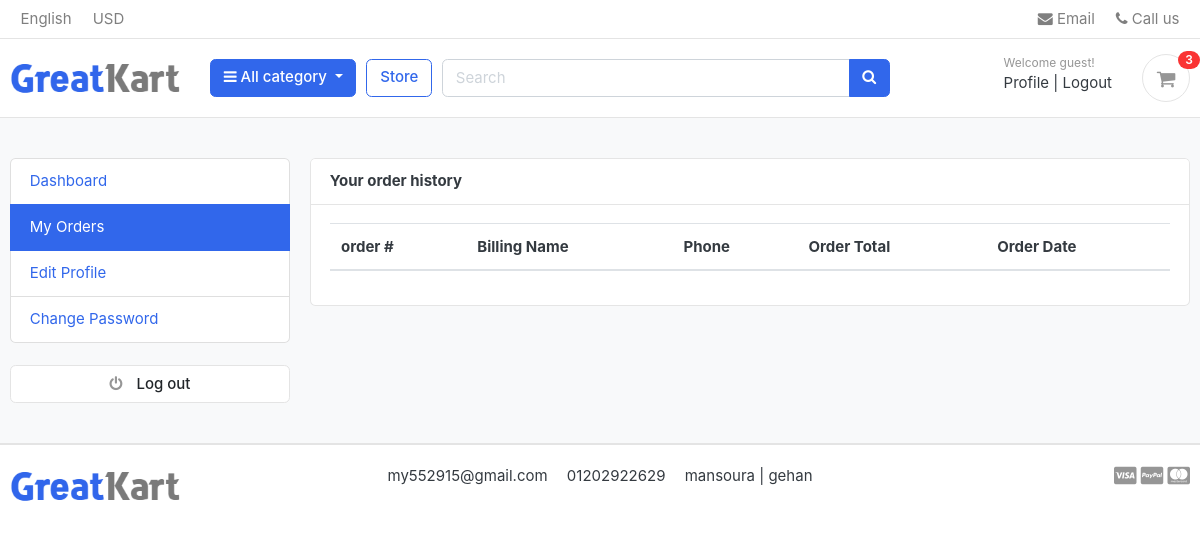
The page /accounts/my_orders/ (signed in) on the database as committed earlier.
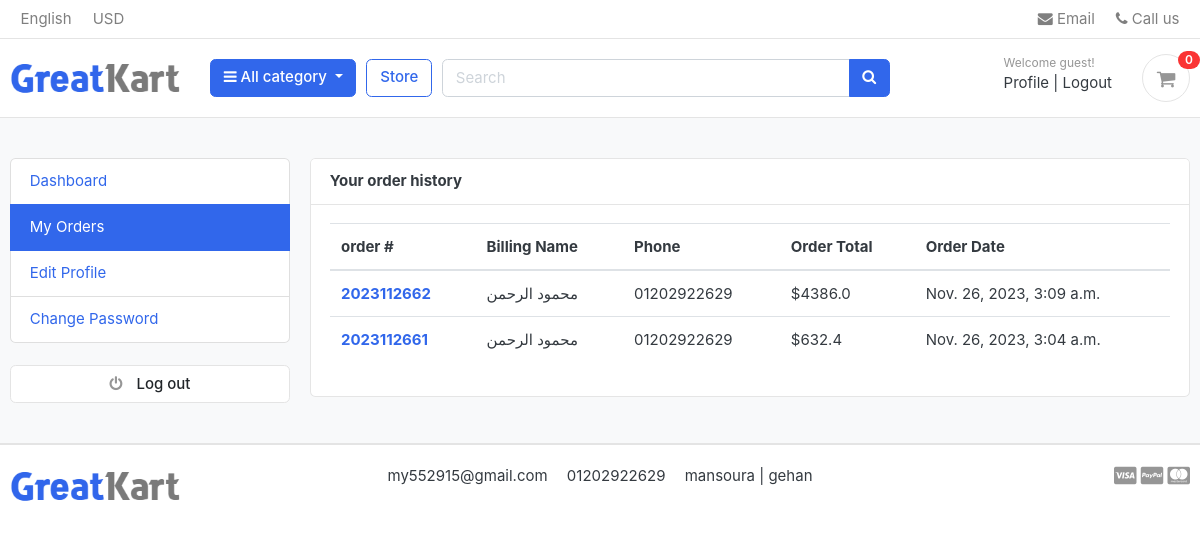
The same page on the database as committed later.
### orders/models.py (models this page shows, shortened)
class Order(models.Model):
    STATUS = (
        ('New','New'),
        ('Accepted','Accepted'),
        ('Completed','Completed'),
        ('Cancelled','Cancelled'),
    )
    user = models.ForeignKey(User, on_delete=models.SET_NULL , null=True)
    payment = models.ForeignKey(Payment,  on_delete=models.SET_NULL ,blank=True , null=True)
    order_number = models.CharField(max_length=50)
    first_name = models.CharField(max_length=50)
    last_name = models.CharField(max_length=50)
    phone = models.CharField(max_length=50)
    email = models.EmailField( max_length=254)
    address_line_1 = models.CharField( max_length=50)
    address_line_2 = models.CharField( max_length=50 , blank=True)
    country = models.CharField( max_length=50 )
    state = models.CharField( max_length=50 )
    city = models.CharField( max_length=50 )
    order_note = models.CharField( max_length=1000 , blank=True)
    order_total = models.FloatField()
    tax = models.FloatField()
    status = models.CharField(choices=STATUS,default='New' , max_length=15)
    ip = models.CharField(max_length=50  ,blank=True)
    is_orderd = models.BooleanField(default=False)
    created_at = models.DateTimeField( auto_now_add=True)
    updated_at = models.DateTimeField(auto_now=True)
    def full_name(self):
        return f'{self.first_name} {self.last_name}'

### accounts/views.py (the view)
# urls.py: path('my_orders/' , views.my_orders , name='my_orders'),
@login_required(login_url='login')
def my_orders(request):
    orders = Order.objects.filter(user=request.user,is_orderd=True).order_by('-created_at')
    context = {
        'orders':orders,
    }
    return render(request,'profile/my_orders.html',context)

### carts/context_processors.py (called while the page is built)
def counter(request):
    cart_count = 0
    if 'admin' in request.path:
        return{}
    else :
        try :
            cart = Cart.objects.filter(cart_id=_cart_id(request))
            if request.user.is_authenticated:
                cart_items = CartItem.objects.all().filter(user=request.user)
            else :
                cart_items = CartItem.objects.all().filter(cart=cart[:1])
            for cart_item in cart_items:
                cart_count+=cart_item.quantity
        except Cart.DoesNotExist:
            cart_count=0
    return dict(cart_count=cart_count)

### carts/views.py (called while the page is built)
def _cart_id(request):
    cart = request.session.session_key
    if not cart:
        cart = request.session.create()
    return cart

### category/context_processor.py (called while the page is built)
def menu_links(request):
    links = Category.objects.all()[:10]
    return dict(links=links)

### category/models.py (called while the page is built)
    def get_url(self):
        return reverse('store:product_by_category',args=[self.slug])

    def __str__(self):
        return str(self.name)

### accounts/templates/profile/my_orders.html
{% extends "base.html" %}
{% block body %}
<section class="section-conten padding-y bg">
    <div class="container">
        <div class="row">
            <aside class="col-md-3">
                <ul class="list-group">
                    <a class="list-group-item " href="{% url 'accounts:dashboard'%}"> Dashboard </a>
                    <a class="list-group-item active" href="{% url 'accounts:my_orders'%}"> My Orders </a>
                    <a class="list-group-item" href="{% url 'accounts:edit_profile'%}"> Edit Profile </a>
                    <a class="list-group-item" href="{% url 'password_change'%}">Change Password </a>
                </ul>
                <br>
                <a class="btn btn-light btn-block" href="{% url 'logout'%}"> <i class="fa fa-power-off"></i> <span
                        class="text">Log
                        out</span> </a>
            </aside>
            <main class="col-md-9">
                <article class="card">
                    <header class="card-header">
                        <strong class="d-inline-block mr-3">Your order history</strong>
                    </header>
                    <div class="card-body">
                        <div class="row">
                            <div class="col-md-12">
                                <table class="table table-hover">
                                    <thead>
                                        <tr>
                                            <th scope="col">order #</th>
                                            <th scope="col">Billing Name</th>
                                            <th scope="col">Phone</th>
                                            <th scope="col">Order Total</th>
                                            <th scope="col">Order Date</th>
                                        </tr>
                                    </thead>
                                        <tbody>
                                            {% for order in orders %}
                                            <tr>
                                                <th scope="row"><a href="{% url 'accounts:order_detail' order.order_number %}">{{order.order_number}}</a></th>
                                                <td>{{order.full_name}}</td>
                                                <td>{{order.phone}}</td>
                                                <td>${{order.order_total}}</td>
                                                <td>{{order.created_at}}</td>
                                            </tr>
                                            {% endfor %}
                                        </tbody>
                                </table>
                            </div>
                        </div>
                    </div>
                </article>
            </main>
        </div>
    </div>
</section>
{% endblock body %}

### templates/base.html (shortened to what the changed rows need)
{% load static %}
<!DOCTYPE HTML>
<html lang="en">
<head>
    <link href="{% static 'css/bootstrap.css'%}" rel="stylesheet" type="text/css" />
    <link href="{% static 'fonts/fontawesome/css/all.min.css'%}" type="text/css" rel="stylesheet">
    <link href="{% static 'css/ui.css'%}" rel="stylesheet" type="text/css" />
    <link href="{% static 'css/responsive.css'%}" rel="stylesheet" media="only screen and (max-width: 1200px)" />
    <link href="{% static 'css/custum.css'%}" rel="stylesheet" type="text/css" />
    <link rel="stylesheet" href="https://cdnjs.cloudflare.com/ajax/libs/font-awesome/4.7.0/css/font-awesome.min.css">
</head>
<body>
    <header class="section-header">
        <section class="header-main border-bottom">
            <div class="container">
                <div class="row align-items-center">
                    <div class="col-lg-3 col-sm-6 col-8 order-2 order-lg-3">
                        <div class="d-flex justify-content-end mb-3 mb-lg-0">
                            <a href="{% url 'carts:cart'%}" class="widget-header pl-3 ml-3">
                                <div class="icon icon-sm rounded-circle border"><i class="fa fa-shopping-cart"></i>
                                </div>
                                <span class="badge badge-pill badge-danger notify">{{cart_count}}</span>
                            </a>
                        </div>
                    </div>
                </div>
            </div>
        </section>
    </header>
    {% block body %}
    {% endblock body %}
</body>
</html>

Rows that differ between the two databases and show on the page:
added Order: order_number "2023112662", full_name "محمود الرحمن", phone "01202922629", order_total "4386.0", created_at "Nov. 26, 2023, 3:09 a.m."
added Order: order_number "2023112661", full_name "محمود الرحمن", phone "01202922629", order_total "632.4", created_at "Nov. 26, 2023, 3:04 a.m."
Other text that changed with them:
{{ cart_count }}: "3" → "0"
